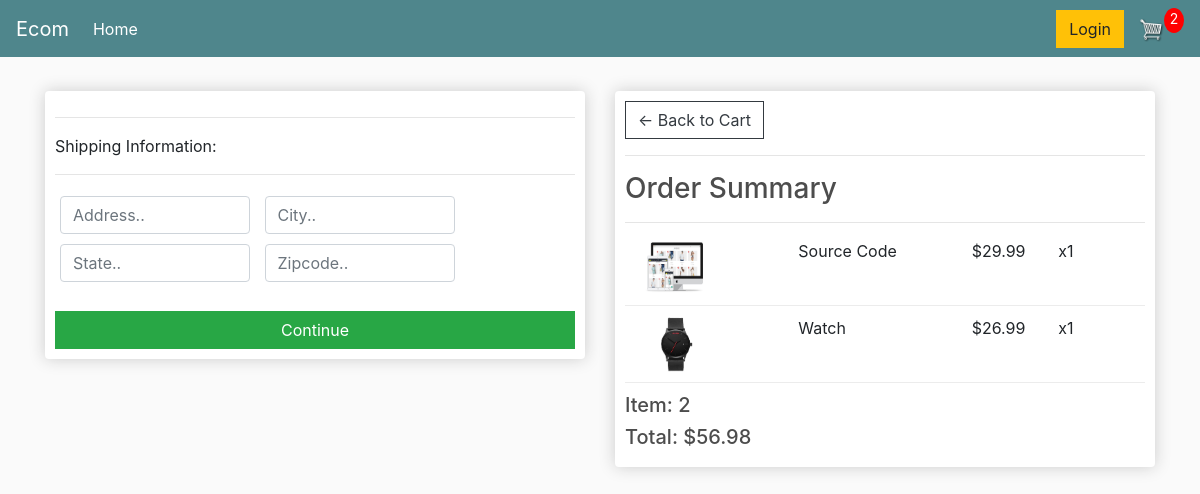
The app's page /checkout/ (signed in), older data.
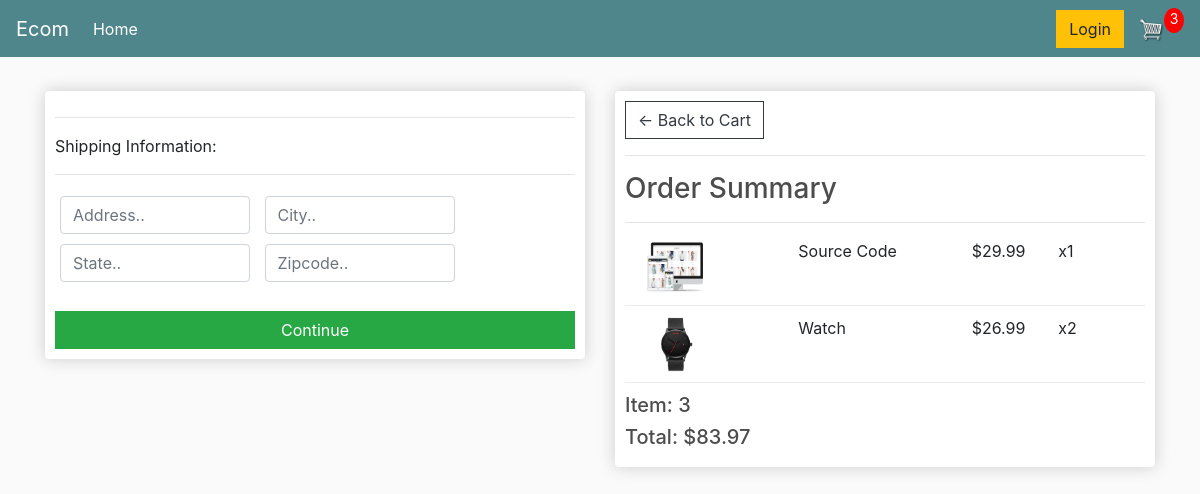
The same page, newer data.
### store/models.py (models this page shows, shortened)
class OrderItem(models.Model):
    product = models.ForeignKey(Product, on_delete=models.SET_NULL, null=True)
    order = models.ForeignKey(Order, on_delete=models.SET_NULL, null=True)
    quantity = models.IntegerField(default=0, null=True, blank=True)
    date_added = models.DateTimeField(auto_now_add=True)
    @property
    def get_total(self):
        total = self.product.price * self.quantity
        return total

class Order(models.Model):
    customer = models.ForeignKey(Customer, on_delete=models.SET_NULL, null=True, blank=True)
    date_ordered = models.DateTimeField(auto_now_add=True)
    complete = models.BooleanField(default=False)
    transaction_id = models.CharField(max_length=100, null=True)
    @property
    def shipping(self):
        shipping = False
        orderItems = self.orderitem_set.all()
        for i in orderItems:
            if i.product.digital == False:
                shipping =True
        return shipping
    @property
    def get_cart_total(self):
        orderitems = self.orderitem_set.all()
        total = sum([item.get_total for item in orderitems])
        return total
    @property
    def get_cart_items(self):
        orderitems = self.orderitem_set.all()
        total = sum([item.quantity for item in orderitems])
        return total

class Product(models.Model):
    name = models.CharField(max_length=200)
    price = models.DecimalField(max_digits=7, decimal_places=2)
    digital = models.BooleanField(default=False, null=True, blank=True)
    image = models.ImageField(null=True, blank=True)
    def imageURL(self):
        try:
            url = self.image.url
        except:
            url = ""
        return url

### store/views.py (the view)
# urls.py: path('checkout/', views.checkout, name='checkout'),
def checkout(request):
    if request.user.is_authenticated:
        customer = request.user.customer
        order, created = Order.objects.get_or_create(customer=customer, complete=False)
        items = order.orderitem_set.all()
        cartItems = order.get_cart_items
    else:
        items = []
        order = {'get_cart_total':0, 'get_cart_items': 0, 'shipping': False}
        cartItems = order['get_cart_items']
    context = {
        'items' : items,
        'order' : order,
        'cartItems': cartItems,
    }
    return render(request, 'store/checkout.html', context)

### store/templates/store/checkout.html (shortened to what this page needs)
{% extends 'store/main.html' %}
{% load static %}
{% block content %}
    <div class="row">
        <div class="col-lg-6">
            <div class="box-element" id="form-wrapper">
                <form id="form">
                    <div id="shipping-info">
                        <hr>
                        <p>Shipping Information: </p>
                        <hr>
                        <div class="form-field">
                            <input class="form-control" type="text" name="address" placeholder="Address..">
                        </div>
                        <div class="form-field">
                            <input class="form-control" type="text" name="city" placeholder="City..">
                        </div>
                        <div class="form-field">
                            <input class="form-control" type="text" name="state" placeholder="State..">
                        </div>
                        <div class="form-field">
                            <input class="form-control" type="text" name="zipcode" placeholder="Zipcode..">
                        </div>
                    </div>
                    <br>
                        <input id="form-button" class="btn btn-success btn-block" type="submit" value="Continue">
                </form>
            </div>
            <br>
        </div>
        <div class="col-lg-6">
            <div class="box-element">
                <a class="btn btn-outline-dark" href="{% url 'cart' %}">&#x2190; Back to Cart</a>
                <hr>
                <h3>Order Summary</h3>
                <hr>
                {% for item in items %}
                <div class="cart-row">
                    <div style="flex:2"><img class="row-image" src="{{item.product.imageURL}}"></div>
                    <div style="flex:2"><p>{{item.product.name}}</div>
                    <div style="flex:1"><p>${{item.product.price|floatformat:2}}</p></div>
                    <div style="flex:1"><p>x{{item.quantity}}</p></div>
                </div>
                {% endfor %}
                <h5>Item: {{order.get_cart_items}}</h5>
                <h5>Total: ${{order.get_cart_total|floatformat:2}}</h5>
            </div>
        </div>
    </div>
{% endblock content %}

Row changes from the older to the newer data that the page shows:
changed OrderItem "Watch": quantity "1" → "2"
changed Order: get_cart_items "2" → "3"; get_cart_total "56.98" → "83.97"
Text that changed along with them:
{{ cartItems }}: "2" → "3"
